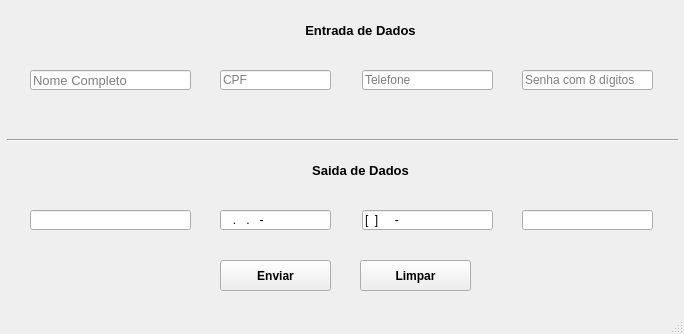
<?xml version="1.0" encoding="UTF-8"?>
<ui version="4.0">
 <class>MainWindow</class>
 <widget class="QMainWindow" name="MainWindow">
  <property name="geometry">
   <rect>
    <x>0</x>
    <y>0</y>
    <width>684</width>
    <height>334</height>
   </rect>
  </property>
  <property name="windowTitle">
   <string>MainWindow</string>
  </property>
  <widget class="QWidget" name="centralwidget">
   <widget class="QLineEdit" name="lineEditInput_1">
    <property name="geometry">
     <rect>
      <x>30</x>
      <y>70</y>
      <width>161</width>
      <height>20</height>
     </rect>
    </property>
    <property name="font">
     <font>
      <pointsize>10</pointsize>
     </font>
    </property>
    <property name="cursor">
     <cursorShape>IBeamCursor</cursorShape>
    </property>
    <property name="mouseTracking">
     <bool>false</bool>
    </property>
    <property name="inputMask">
     <string/>
    </property>
    <property name="text">
     <string/>
    </property>
    <property name="alignment">
     <set>Qt::AlignLeading|Qt::AlignLeft|Qt::AlignVCenter</set>
    </property>
    <property name="dragEnabled">
     <bool>false</bool>
    </property>
    <property name="placeholderText">
     <string>Nome Completo</string>
    </property>
    <property name="clearButtonEnabled">
     <bool>true</bool>
    </property>
   </widget>
   <widget class="QLineEdit" name="lineEditOutput_1">
    <property name="geometry">
     <rect>
      <x>30</x>
      <y>210</y>
      <width>161</width>
      <height>20</height>
     </rect>
    </property>
    <property name="inputMask">
     <string/>
    </property>
   </widget>
   <widget class="QLineEdit" name="lineEditOutput_2">
    <property name="geometry">
     <rect>
      <x>220</x>
      <y>210</y>
      <width>111</width>
      <height>20</height>
     </rect>
    </property>
    <property name="inputMask">
     <string>&gt;NNN.NNN.NNN-NN</string>
    </property>
   </widget>
   <widget class="QLineEdit" name="lineEditInput_2">
    <property name="geometry">
     <rect>
      <x>220</x>
      <y>70</y>
      <width>111</width>
      <height>20</height>
     </rect>
    </property>
    <property name="inputMask">
     <string>&gt;NNNNNNNNNNN</string>
    </property>
    <property name="alignment">
     <set>Qt::AlignLeading|Qt::AlignLeft|Qt::AlignVCenter</set>
    </property>
    <property name="placeholderText">
     <string>CPF</string>
    </property>
    <property name="clearButtonEnabled">
     <bool>true</bool>
    </property>
   </widget>
   <widget class="QPushButton" name="pushButtonEnviar">
    <property name="geometry">
     <rect>
      <x>220</x>
      <y>260</y>
      <width>111</width>
      <height>31</height>
     </rect>
    </property>
    <property name="font">
     <font>
      <weight>75</weight>
      <bold>true</bold>
     </font>
    </property>
    <property name="text">
     <string>Enviar</string>
    </property>
   </widget>
   <widget class="QLineEdit" name="lineEditInput_3">
    <property name="geometry">
     <rect>
      <x>362</x>
      <y>70</y>
      <width>131</width>
      <height>20</height>
     </rect>
    </property>
    <property name="inputMask">
     <string>NNNNNNNNNNN</string>
    </property>
    <property name="text">
     <string/>
    </property>
    <property name="alignment">
     <set>Qt::AlignLeading|Qt::AlignLeft|Qt::AlignVCenter</set>
    </property>
    <property name="placeholderText">
     <string>Telefone</string>
    </property>
    <property name="clearButtonEnabled">
     <bool>true</bool>
    </property>
   </widget>
   <widget class="QLineEdit" name="lineEditInput_4">
    <property name="geometry">
     <rect>
      <x>522</x>
      <y>70</y>
      <width>131</width>
      <height>20</height>
     </rect>
    </property>
    <property name="inputMask">
     <string/>
    </property>
    <property name="maxLength">
     <number>8</number>
    </property>
    <property name="echoMode">
     <enum>QLineEdit::PasswordEchoOnEdit</enum>
    </property>
    <property name="alignment">
     <set>Qt::AlignLeading|Qt::AlignLeft|Qt::AlignVCenter</set>
    </property>
    <property name="placeholderText">
     <string>Senha com 8 dígitos</string>
    </property>
    <property name="clearButtonEnabled">
     <bool>true</bool>
    </property>
   </widget>
   <widget class="QLineEdit" name="lineEditOutput_3">
    <property name="geometry">
     <rect>
      <x>362</x>
      <y>210</y>
      <width>131</width>
      <height>20</height>
     </rect>
    </property>
    <property name="inputMask">
     <string>&lt;\[NN\]NNNNN-NNNN</string>
    </property>
   </widget>
   <widget class="QLineEdit" name="lineEditOutput_4">
    <property name="geometry">
     <rect>
      <x>522</x>
      <y>210</y>
      <width>131</width>
      <height>20</height>
     </rect>
    </property>
    <property name="maxLength">
     <number>8</number>
    </property>
    <property name="echoMode">
     <enum>QLineEdit::Password</enum>
    </property>
   </widget>
   <widget class="QLabel" name="label">
    <property name="geometry">
     <rect>
      <x>300</x>
      <y>20</y>
      <width>121</width>
      <height>20</height>
     </rect>
    </property>
    <property name="font">
     <font>
      <pointsize>10</pointsize>
      <weight>75</weight>
      <bold>true</bold>
     </font>
    </property>
    <property name="text">
     <string>Entrada de Dados</string>
    </property>
    <property name="alignment">
     <set>Qt::AlignCenter</set>
    </property>
   </widget>
   <widget class="QLabel" name="label_2">
    <property name="geometry">
     <rect>
      <x>300</x>
      <y>160</y>
      <width>121</width>
      <height>20</height>
     </rect>
    </property>
    <property name="font">
     <font>
      <pointsize>10</pointsize>
      <weight>75</weight>
      <bold>true</bold>
     </font>
    </property>
    <property name="text">
     <string>Saida de Dados</string>
    </property>
    <property name="alignment">
     <set>Qt::AlignCenter</set>
    </property>
   </widget>
   <widget class="Line" name="line">
    <property name="geometry">
     <rect>
      <x>7</x>
      <y>130</y>
      <width>671</width>
      <height>20</height>
     </rect>
    </property>
    <property name="orientation">
     <enum>Qt::Horizontal</enum>
    </property>
   </widget>
   <widget class="QPushButton" name="pushButtonLimpar">
    <property name="geometry">
     <rect>
      <x>360</x>
      <y>260</y>
      <width>111</width>
      <height>31</height>
     </rect>
    </property>
    <property name="font">
     <font>
      <weight>75</weight>
      <bold>true</bold>
     </font>
    </property>
    <property name="text">
     <string>Limpar</string>
    </property>
   </widget>
  </widget>
  <widget class="QStatusBar" name="statusbar"/>
 </widget>
 <resources/>
 <connections/>
</ui>
